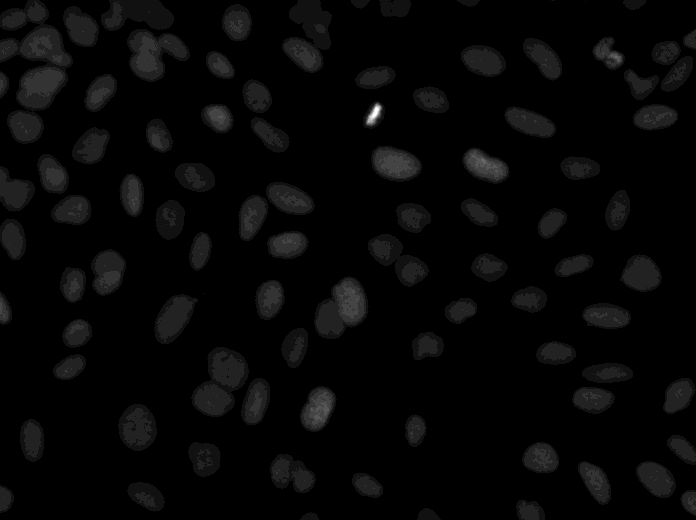
#> input picture examples/validation_01.tif, 696 x 520 px
$ python -i segmentation.py   (imports and definitions only)
#> lines starting #> are read from the running program, lines starting #| are printed output that depends on the picture; after the words box and inside, x2 and y2 are one past the last pixel; in counts of white or black regions, pixels touching at a corner belong together
#> further down, picture is the input picture: shape (520, 696, 3); min 0, max 15, mean 0.387
"""Transparent classical baselines; no learned weights or diagnostic claims."""
from dataclasses import dataclass
import numpy as np
import pandas as pd
from scipy import ndimage as ndi
from skimage import color, filters, measure as skmeasure, morphology, segmentation
from skimage.feature import peak_local_max


@dataclass(frozen=True)
class Config:
    sigma: float = 1.0
    min_area: int = 80
    min_distance: int = 8
    threshold_factor: float = 0.8

    def __post_init__(self):
        if not all(np.isfinite(v) for v in (self.sigma, self.min_area, self.min_distance, self.threshold_factor)):
            raise ValueError("Segmentation parameters must be finite")
        if self.sigma < 0 or self.min_area < 1 or self.min_distance < 1 or self.threshold_factor <= 0:
            raise ValueError("Invalid segmentation parameters")


def normalize(image: np.ndarray) -> np.ndarray:
    """Convert a single 2D image to grayscale and robustly scale to [0, 1]."""
    x = np.asarray(image)
    if x.ndim == 3 and x.shape[-1] in (3, 4):
        x = color.rgb2gray(x[..., :3])
    if x.ndim != 2 or min(x.shape) < 2:
        raise ValueError("Use a single 2D grayscale or RGB image, not a volume or stack")
    x = x.astype(np.float32)
    if not np.isfinite(x).all():
        raise ValueError("Image contains NaN or infinite values")
    low, high = np.percentile(x, [1, 99.8])
#> low = 0; high = 0.0157
    if high <= low:
        low, high = float(x.min()), float(x.max())
    if high <= low:
        return np.zeros_like(x)
    return np.clip((x - low) / (high - low), 0, 1)
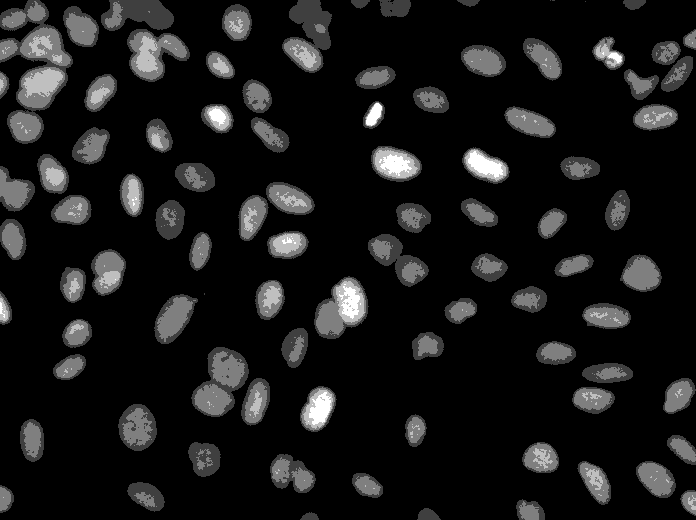
#> returned value: shape (520, 696) float32; min 0, max 1, mean 0.0959


def segment(image: np.ndarray, method: str = "watershed", config: Config = Config()) -> np.ndarray:
    if method not in ("connected", "watershed"):
        raise ValueError("Method must be connected or watershed")
    x = normalize(image)
    if not x.any():
        return np.zeros(x.shape, dtype=np.int32)
    smooth = filters.gaussian(x, sigma=config.sigma)
    foreground = smooth > filters.threshold_otsu(smooth) * config.threshold_factor
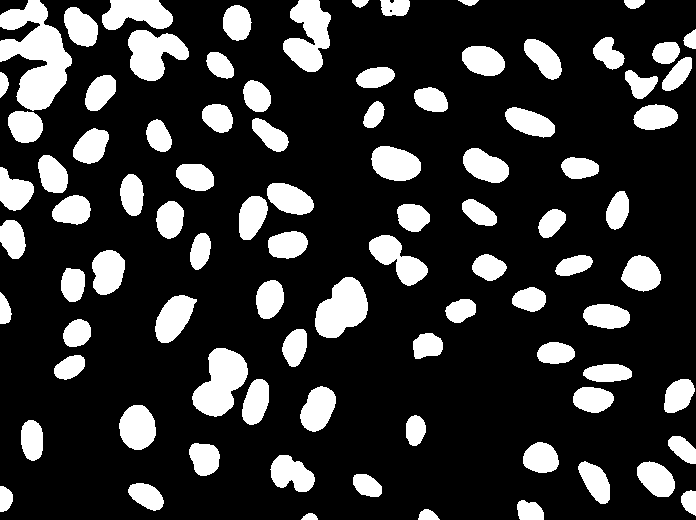
#> foreground: shape (520, 696) bool; 20.3% white; 89 white regions, largest, box (x1, y1, x2, y2) and area: (0, 0, 72, 111) 4389, (192, 348, 248, 417) 2375, (315, 277, 368, 338) 2179
#> (the run stopped early here; a loop or call above may not have finished)

$ run again, on examples/validation_02.tif
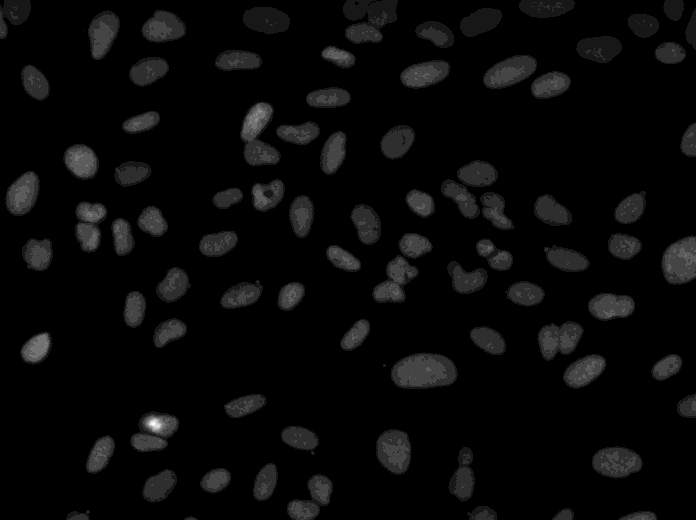
#> input picture examples/validation_02.tif, 696 x 520 px
#> picture is the input picture: shape (520, 696, 3); min 0, max 11, mean 0.388
#> low = 0; high = 0.0196
#> in normalize, `return np.clip((x - low) / (high - low), 0, 1)`:
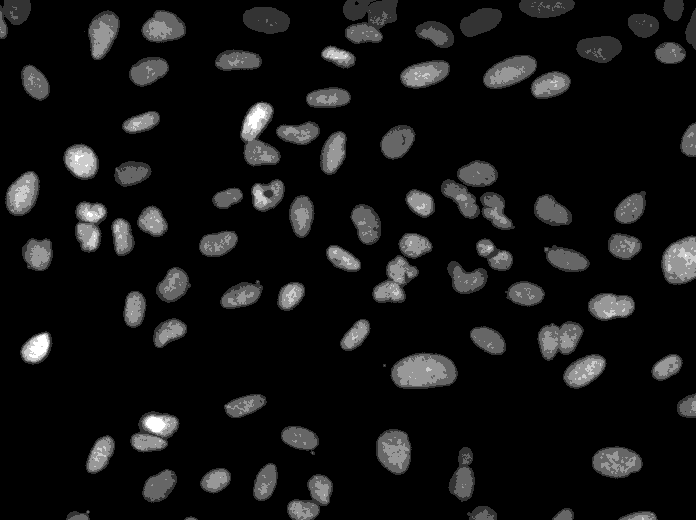
#> returned value: shape (520, 696) float32; min 0, max 1, mean 0.0774
#> in segment, `foreground = smooth > filters.threshold_otsu(smooth) * config.threshol..`:
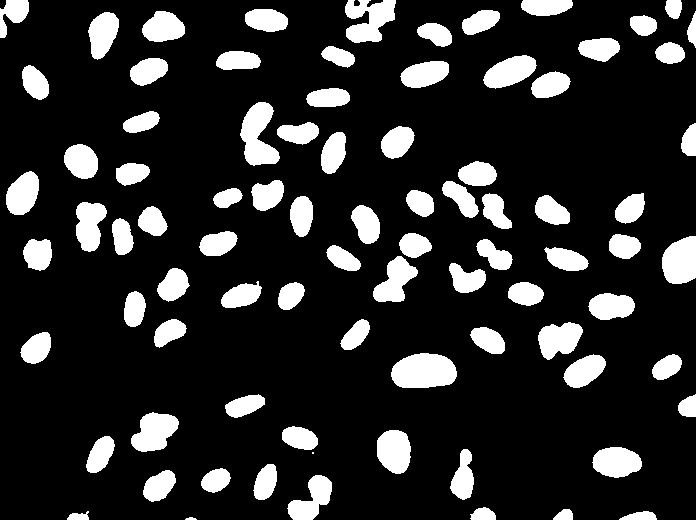
#> foreground: shape (520, 696) bool; 16.9% white; 85 white regions (1 under 20 px), largest, box (x1, y1, x2, y2) and area: (391, 353, 457, 388) 1879, (240, 102, 280, 166) 1555, (345, 0, 396, 43) 1471

$ run again, on examples/validation_03.tif
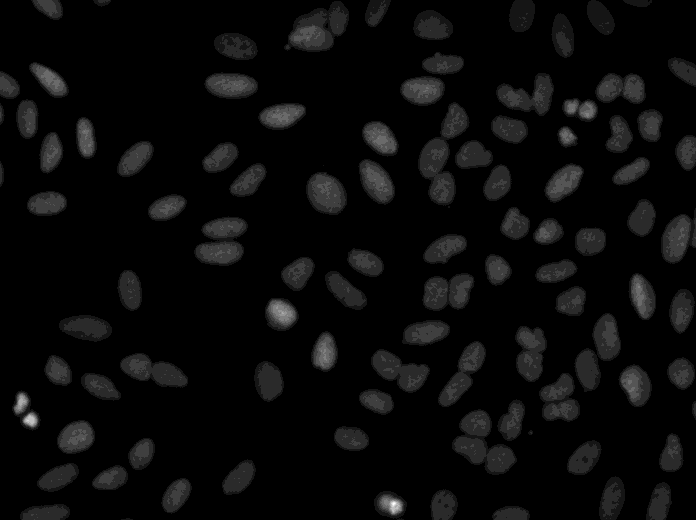
#> input picture examples/validation_03.tif, 696 x 520 px
#> picture is the input picture: shape (520, 696, 3); min 0, max 12, mean 0.482
#> low = 0; high = 0.0196
#> in normalize, `return np.clip((x - low) / (high - low), 0, 1)`:
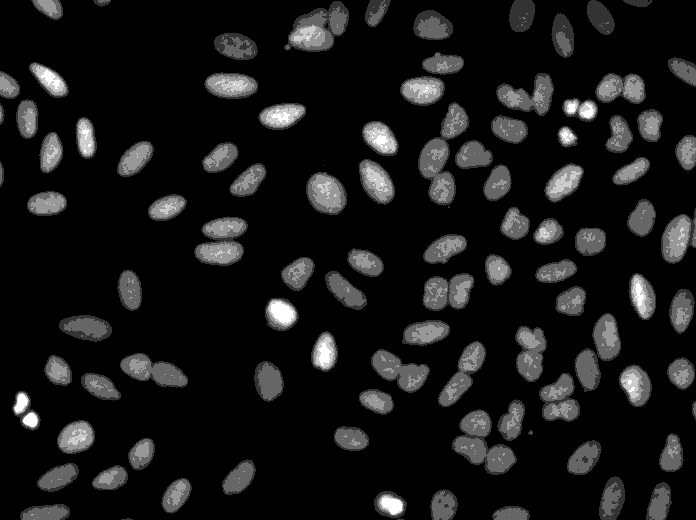
#> returned value: shape (520, 696) float32; min 0, max 1, mean 0.0958
#> in segment, `foreground = smooth > filters.threshold_otsu(smooth) * config.threshol..`:
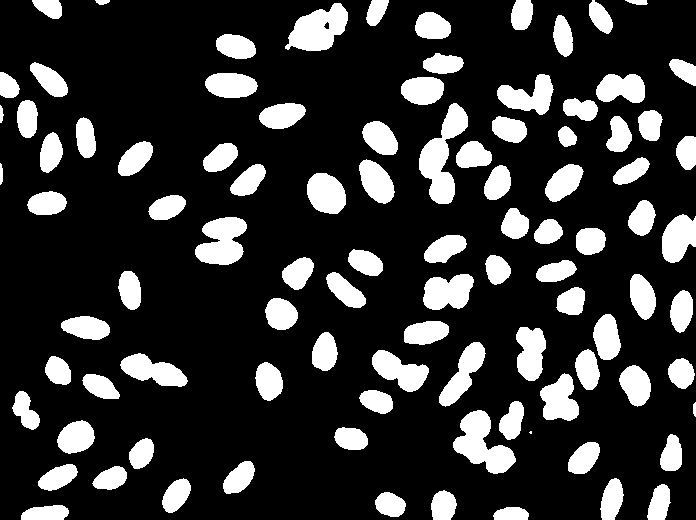
#> foreground: shape (520, 696) bool; 20.4% white; 97 white regions (1 under 20 px), largest, box (x1, y1, x2, y2) and area: (419, 103, 468, 204) 2250, (453, 410, 516, 474) 2038, (285, 3, 348, 51) 1891
